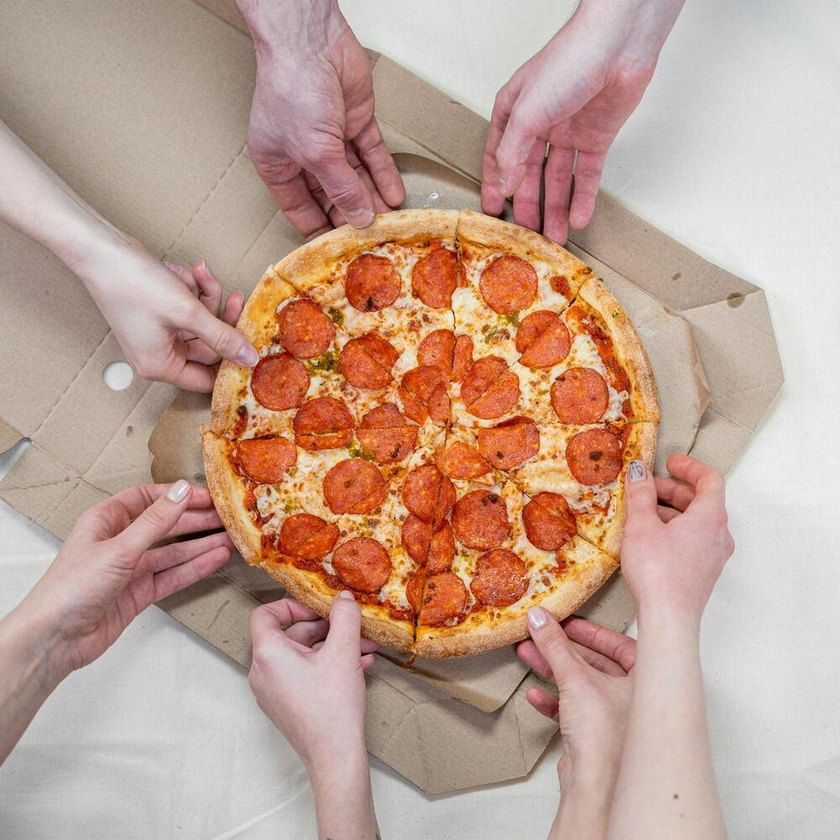
//> input picture 18.02/Separation/pic.jpg, 840 x 840 px, shrunk from 1000 x 1000 before the run
$ ./Separation   (built with g++ and OpenCV 4)
//> lines starting //> are read from the running program, lines starting //| are printed output that depends on the picture
#include <opencv2/opencv.hpp>

using namespace cv;

void setScalar(int i, Mat& region) {
    switch (i % 4) {
    case 0:  // Покраска
        region.setTo(Scalar{ 255, 0, 0 });
        break;
    case 1:  // Инвертирование
        bitwise_not(region, region);
        break;
    case 2:  // Размытие
        GaussianBlur(region, region, Size(15, 15), 0);
        break;
    case 3:  // Сдвиг яркости
        region += Scalar(50, 50, 50);
        break;
    }
}

int main() {
    auto pathToImage = "pic.jpg";
    Mat image = imread(pathToImage);
//> image is the input picture: 840 rows x 840 cols, CV_8UC3; mean B, G, R 145.5, 161, 192.2

    if (image.empty()) {
        std::cerr << "Error: Failed to load image!" << std::endl;
        return -1;
    }

    int N = 2;
    int w = image.cols / N;
//> w = 420
    int h = image.rows / N;
//> h = 420

    Mat result = image.clone();

    int counter = 0;
    for (int i = 0; i < N; ++i) {
        for (int j = 0; j < N; ++j) {
            Rect roi(i * w, j * h, w, h);
            Mat subRegion = result(roi);

            setScalar(counter++, subRegion);
        }
    }
//> this loop made 2 passes
//> counter on passes 1 to 2: 2, 4
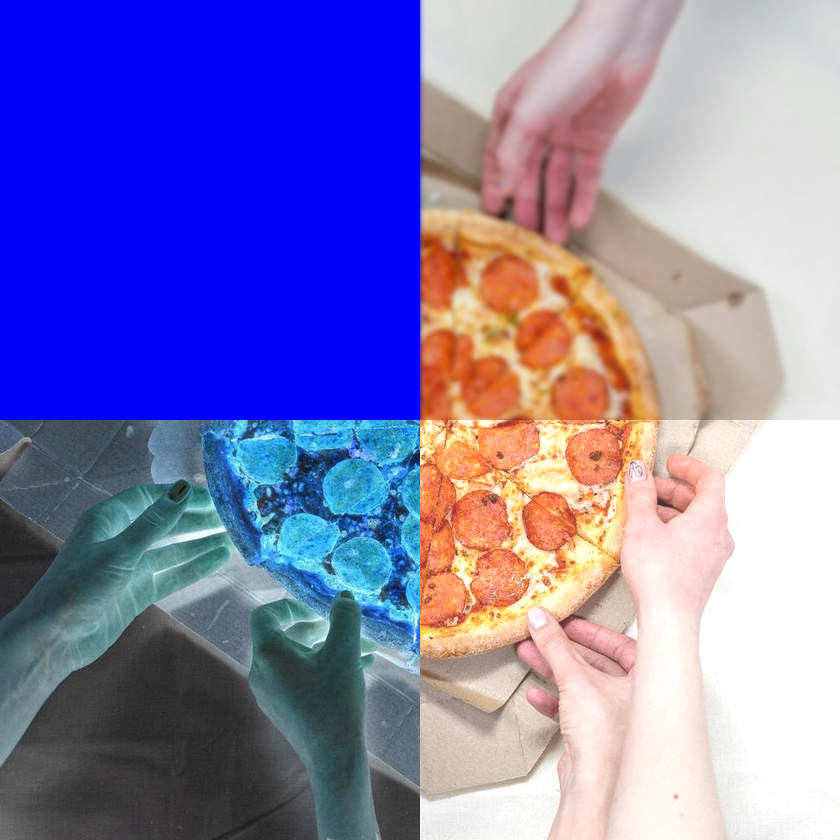
//> result: 840 rows x 840 cols, CV_8UC3; mean B, G, R 182, 122.3, 128.7
//> after the loop, counter = 4

    imshow("Processed", result);
    waitKey(0);

    return 0;
}
